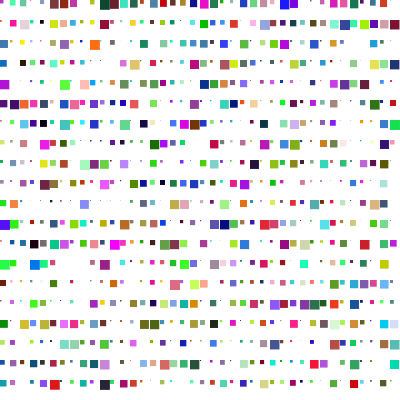
Frame 1 (no input)
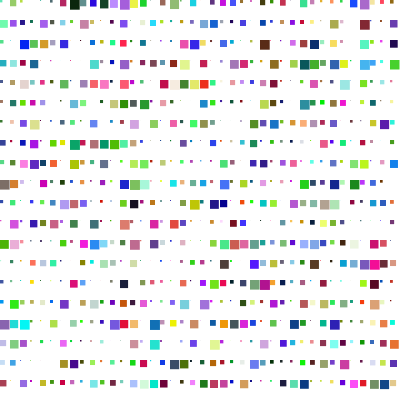
Frame 60 (no input)
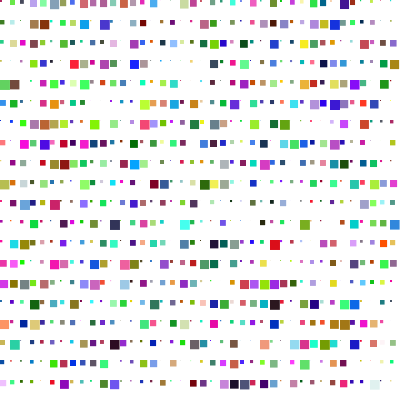
Frame 120 (the mouse pressed at the canvas centre since frame 60)

The p5.js sketch that drew these frames (run headless with seeded random() and noise() and a simulated clock; from frame 60 on, the mouse is pressed at the canvas centre):

// p5.js sketch
// ── sketch.js
function preload() {
  // preload assets
}

const sketchWidth = 400;
const sketchHeight = 400;
const size = 10;

function setup() {
  createCanvas(sketchWidth, sketchHeight);
}

function draw() {
  background(255);
  noStroke();

  const columns = sketchWidth / size;
  const rows = sketchHeight / size;

  for (let x = 0; x < columns; x += 1) {
    for (let y = 0; y < rows; y += 2) {
      fill(random(0, 255), random(0, 255), random(0, 255));
      square(x * size, y * size, random(size));
    }
  }
}
